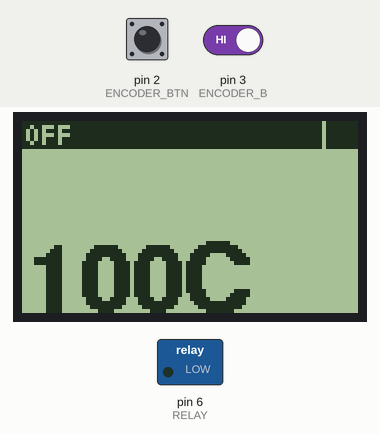
The program below on a simulated Arduino Pro Mini, built for the host (arithmetic inside an expression is 32-bit, double 64-bit). Shown: 84×48 one-colour display, switched loads named in the program (green lamp = pin HIGH). Dashed ring = blinking. Inputs (shaded band) come from the test bench; at power-on: pin 2 (ENCODER_BTN) HIGH, pin 3 (ENCODER_B) HIGH. EEPROM starts erased.

Above: at 1.2 s.
1.3 s: pin 2 (ENCODER_BTN) pulsed LOW 5 times (0.12 s each, 0.3 s apart)
At 1.58 s:
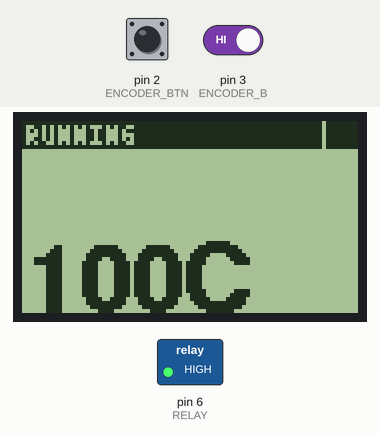
At 4.0 s:
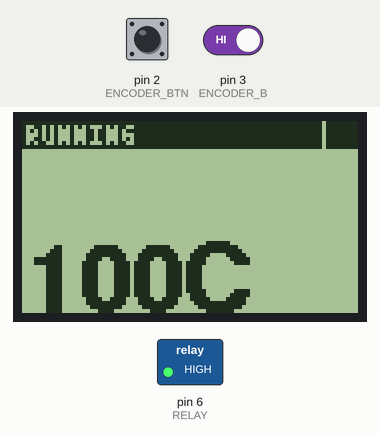
Timing chart, 0 to 5.5 s (numbered marks = the images above; inputs shaded):
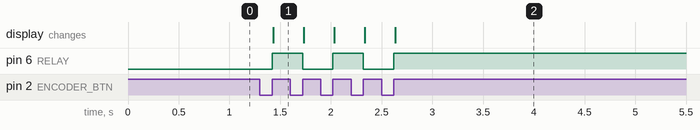

The program:

main.cpp
```cpp
#include <Arduino.h>
#include <SPI.h>

#include "temperature.h"
#include "pid.h"
#include "relay.h"
#include "display.h"
#include "encoder.h"

void setup() {
  SPI.begin();
  setupDisplay();
  setupRelay();
  setupEncoder();
  setupThermocouple();
  setupPID();
}

void loop() {
  loopEncoder();
  loopThermocouple();
  loopPID();
  loopDisplay();
}
```

display.cpp
```cpp
#include <Arduino.h>
#include <Adafruit_GFX.h>
#include <Adafruit_PCD8544.h>
#include <Fonts/TomThumb.h>
#include <Fonts/FreeSansBold12pt7b.h>
#include "display.h"
#include "pins.h"
#include "thermocouple.h"

Adafruit_PCD8544 lcd = Adafruit_PCD8544(LCD_DC, LCD_CS, LCD_RST);

int frame = 0;
bool displayNeedsUpdate = false;

void setupDisplay() {
  lcd.begin();
  lcd.clearDisplay();
  lcd.setContrast(40);
}

void displayCurrentTemperature(double temp) {
  lcd.setFont(&FreeSansBold12pt7b);
  lcd.fillRect(0, 7, 84, 20, WHITE);
  lcd.setTextColor(BLACK);
  lcd.setCursor(0, 26);
  lcd.print((int)temp);
  lcd.print((char)0xB0);
  lcd.print("C");
  displayNeedsUpdate = true;
}

void displayTargetTemperature(double temp) {
  lcd.setFont(&FreeSansBold12pt7b);
  lcd.fillRect(0, 28, 84, 20, WHITE);
  lcd.setTextColor(BLACK);
  lcd.setCursor(0, 47);
  lcd.print((int)temp);
  lcd.print((char)0xB0);
  lcd.print("C");
  displayNeedsUpdate = true;
}

void displayStatus(String state) {
  lcd.setFont(&TomThumb);
  lcd.fillRect(0, 0, 75, 7, BLACK);
  lcd.setTextColor(WHITE);
  lcd.setCursor(1, 6);
  if(state)
    lcd.print(state);
  else
    lcd.print(state);
  displayNeedsUpdate = true;
}

void displayRelayState(bool state) {
  lcd.setFont(&TomThumb);
  lcd.fillRect(76, 0, 8, 7, BLACK);
  lcd.setTextColor(WHITE);
  lcd.setCursor(77, 6);
  if(state)
    lcd.print("0");
  else
    lcd.print("1");
  displayNeedsUpdate = true;
}

void loopDisplay() {
  if(displayNeedsUpdate) {
    lcd.display();
    displayNeedsUpdate = false;
  }
}
```

display.h
```cpp
#ifndef _DISPLAY_H
#define _DISPLAY_H

extern bool displayNeedsUpdate;

void setupDisplay();
void displayStatus(String);
void displayCurrentTemperature(double);
void displayTargetTemperature(double);
void displayRelayState(bool);
void loopDisplay();

#endif
```

encoder.cpp
```cpp
#include <Arduino.h>
#include "encoder.h"
#include "pins.h"
#include "pid.h"
#include "display.h"

#define HOLD_TIME 5000

#define TEMP_MIN 0
#define TEMP_MAX 250

volatile int movement = 0;
volatile bool encoderButtonWasPressed = false;
volatile bool encoderButtonWasHeld = false;
volatile unsigned long encoderButtonPressedAt;

void encoderInterrupt() {
  if(digitalRead(ENCODER_A) && digitalRead(ENCODER_B)) // b is leading
    movement += 1;
  else // a is leading
    movement -= 1;
}

void encoderButtonInterrupt() {
  if(digitalRead(ENCODER_BTN)) {
    if(millis() - encoderButtonPressedAt > HOLD_TIME)
      encoderButtonWasHeld = true;
    else
      encoderButtonWasPressed = true;
  }
  else
    encoderButtonPressedAt = millis();
}

double limitValue(double value, double min, double max) {
  if(value < min)
    return min;
  else if(value > max)
    return max;
  else
    return value;
}

void setupEncoder() {
  pinMode(ENCODER_BTN, INPUT_PULLUP);
  pinMode(ENCODER_A, INPUT_PULLUP);
  pinMode(ENCODER_B, INPUT_PULLUP);

  attachInterrupt(digitalPinToInterrupt(ENCODER_B), encoderInterrupt, RISING);
  attachInterrupt(digitalPinToInterrupt(ENCODER_BTN), encoderButtonInterrupt, CHANGE);
}

void loopEncoder() {
  if(movement != 0) {
    setPoint = limitValue(setPoint + movement, TEMP_MIN, TEMP_MAX);
    movement = 0;
    displayTargetTemperature(setPoint);
  }
}
```

encoder.h
```cpp
#ifndef _ENCODER_H
#define _ENCODER_H

void setupEncoder();
void loopEncoder();

volatile extern bool encoderButtonWasPressed;
volatile extern bool encoderButtonWasHeld;

#endif
```

pid.cpp
```cpp
#include <Arduino.h>
#include <PID_v1.h>
#include <PID_AutoTune_v0.h>
#include "pid.h"
#include "temperature.h"
#include "encoder.h"
#include "relay.h"
#include "settings.h"
#include "display.h"

#define OFF    "OFF    "
#define ON     "RUNNING"
#define TUNING "TUNING "

double setPoint = 100;
double output;
double Kp=2, Ki=5, Kd=1;
unsigned int windowSize = 5000;
unsigned long windowStartTime = millis();
PID pid(&currentTemperature, &output, &setPoint, Kp, Ki, Kd, DIRECT);

PID_ATune autoTuner(&currentTemperature, &output);
double autoTuneStep = 500;
double autoTuneNoise = 1;
int autoTuneLookback = 20;
bool autoTuning = false;

void pidStartAutoTune() {
  autoTuner.SetNoiseBand(autoTuneNoise);
  autoTuner.SetOutputStep(autoTuneStep);
  autoTuner.SetLookbackSec(autoTuneLookback);
  autoTuning = true;
}

void pidFinishAutotune() {
  autoTuning = false;

  // Extract the auto-tune calculated parameters
  Kp = autoTuner.GetKp();
  Ki = autoTuner.GetKi();
  Kd = autoTuner.GetKd();

  saveKp(Kp);
  saveKi(Ki);
  saveKd(Kd);

  pid.SetTunings(Kp, Ki, Kd);
  pid.SetMode(MANUAL);
}

void setupPID() {
  Kp = loadKp();
  Ki = loadKi();
  Kd = loadKd();

  pid.SetOutputLimits(0, windowSize);
  pid.SetMode(MANUAL);
  pid.SetControllerDirection(DIRECT);

  displayStatus(OFF);
  displayTargetTemperature(setPoint);
}

void loopPID() {
  if(encoderButtonWasPressed) {
    if(pid.GetMode() == AUTOMATIC) {
      // Turn off
      pid.SetMode(MANUAL);
      setRelay(false);
      displayStatus(OFF);
    }
    else {
      // Turn on
      pid.SetMode(AUTOMATIC);
      displayStatus(ON);
    }
  } else if(encoderButtonWasHeld) {
    // Autotune
    pidStartAutoTune();
    displayStatus(TUNING);
  }

  if(autoTuning) {
    if(autoTuner.Runtime()) {
      pidFinishAutotune();
      displayStatus(OFF);
    }
    else {
      setRelay(output < (millis() - windowStartTime));
    }
  }
  else if(pid.GetMode() == AUTOMATIC) {
    pid.Compute();
    setRelay(output < (millis() - windowStartTime));
  }

  encoderButtonWasHeld = false;
  encoderButtonWasPressed = false;
}
```

pid.h
```cpp
#ifndef _PID_H
#define _PID_H

extern double setPoint;
extern bool autoTuning;

void setupPID();
void loopPID();

#endif
```

relay.cpp
```cpp
#include <Arduino.h>
#include "relay.h"
#include "pid.h"
#include "pins.h"
#include "display.h"

bool relayState = HIGH; // So we can immediately set it low

void setupRelay() {
  pinMode(RELAY, OUTPUT);
  setRelay(false);
}

void setRelay(bool state) {
  // NOOP if the relay is already in the given state
  if(state == relayState)
    return;

  if(state) {
    digitalWrite(RELAY, relayState = HIGH);
    displayRelayState(true);
  } else {
    digitalWrite(RELAY, relayState = LOW);
    displayRelayState(false);
  }
}
```

relay.h
```cpp
#ifndef _RELAY_H
#define _RELAY_H

void setupRelay();
void setRelay(bool);

#endif
```

temperature.cpp
```cpp
#include <Arduino.h>
#include "pins.h"
#include "temperature.h"
#include "display.h"

Thermocouple thermocouple = Thermocouple(THERMOCOUPLE_CS);
double currentTemperature = -100;

void setupThermocouple() {
  currentTemperature = thermocouple.readC();
}

void loopThermocouple() {
  double temp = thermocouple.readC();
  if(temp != currentTemperature) {
    currentTemperature = temp;
    displayCurrentTemperature(currentTemperature);
  }
}
```

temperature.h
```cpp
#include "pins.h"
#include <Thermocouple.h>

#ifndef _THERMOCOUPLE_H
#define _THERMOCOUPLE_H

extern double currentTemperature;

void setupThermocouple();
void loopThermocouple();

#endif
```

pins.h
```cpp
#ifndef _PINS_H
#define _PINS_H

#define SPI_CLK 13
#define SPI_MISO 12
#define SPI_MOSI 11

#define THERMOCOUPLE_CS 8

#define LCD_DC 14
#define LCD_CS 15
#define LCD_RST 16

#define ENCODER_A 4
#define ENCODER_B 3
#define ENCODER_BTN 2

#define RELAY 6

#endif
```

settings.cpp
```cpp
#include <Arduino.h>
#include <EEPROM.h>
#include "settings.h"

#define KP_ADDRESS 0
#define KI_ADDRESS 8
#define KD_ADDRESS 16

#define KP_DEFAULT 850
#define KI_DEFAULT 0.5
#define KD_DEFAULT 0.1

void write(int address, double value)
{
   byte* p = (byte*)(void*)&value;
   for (unsigned int i = 0; i < sizeof(value); i++)
   {
      EEPROM.write(address++, *p++);
   }
}

double read(int address)
{
   double value = 0.0;
   byte* p = (byte*)(void*)&value;
   for (unsigned int i = 0; i < sizeof(value); i++)
   {
      *p++ = EEPROM.read(address++);
   }
   return value;
}

double loadKp() {
  double val = read(KP_ADDRESS);
  if(isnan(val))
    return KP_DEFAULT;
  else
    return val;
}

double loadKi() {
  double val = read(KI_ADDRESS);
  if(isnan(val))
    return KI_DEFAULT;
  else
    return val;
}

double loadKd() {
  double val = read(KD_ADDRESS);
  if(isnan(val))
    return KD_DEFAULT;
  else
    return val;
}

void saveKp(double val) {
  if(loadKp() != val)
    write(KP_ADDRESS, val);
}

void saveKi(double val) {
  if(loadKi() != val)
    write(KI_ADDRESS, val);
}

void saveKd(double val) {
  if(loadKd() != val)
    write(KD_ADDRESS, val);
}
```

settings.h
```cpp
#ifndef _SETTINGS_H
#define _SETTINGS_H

double loadKp();
double loadKi();
double loadKd();

void saveKp(double value);
void saveKi(double value);
void saveKd(double value);

#endif
```

Measured:
- after the input at 1.3 s, pin 6 (RELAY): alternates HIGH for 0.30 s and LOW for 0.30 s, 5 changes in all, then stays HIGH, starting after 0.12 s; the display: changes after 0.13 s (image 1)
